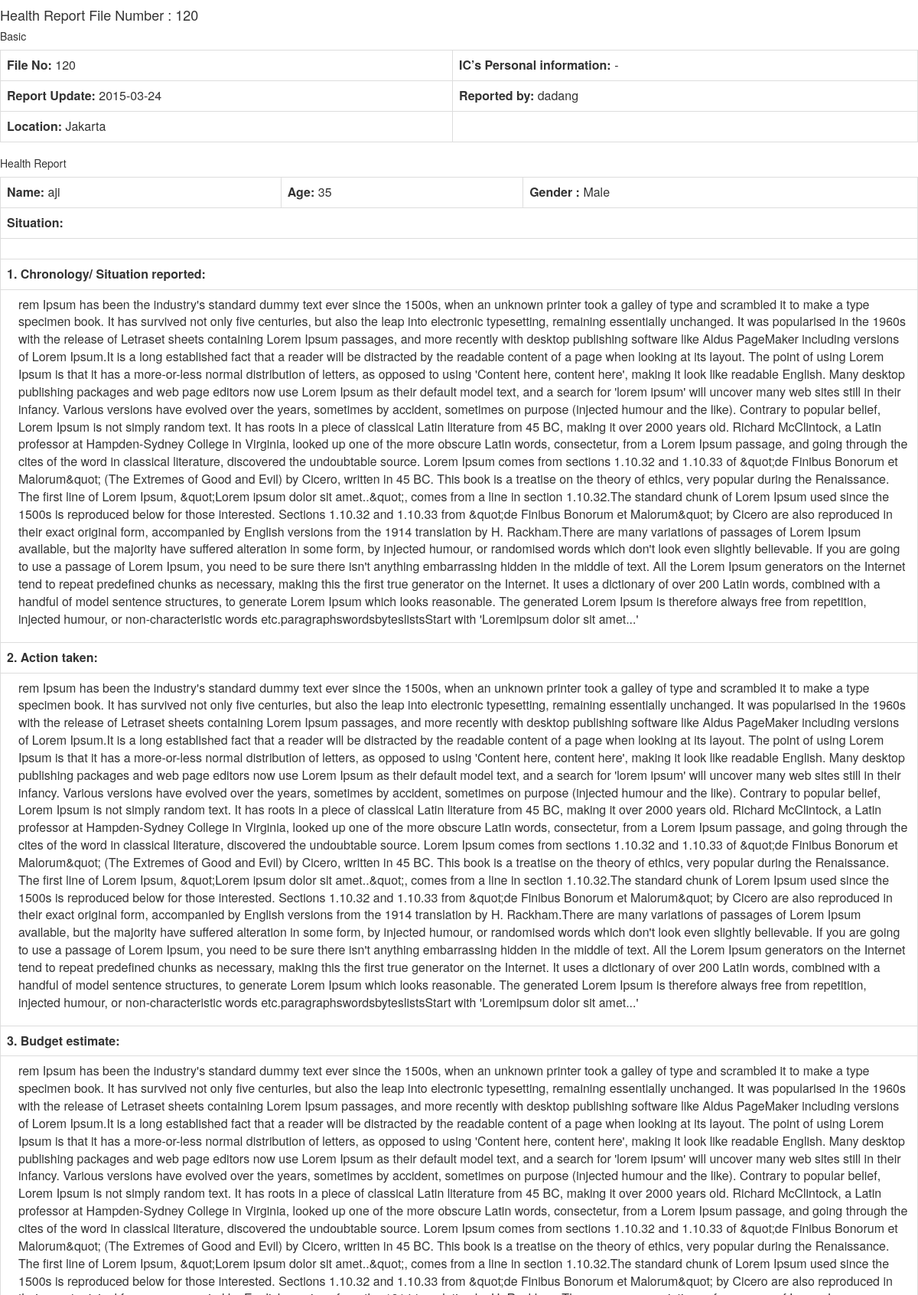
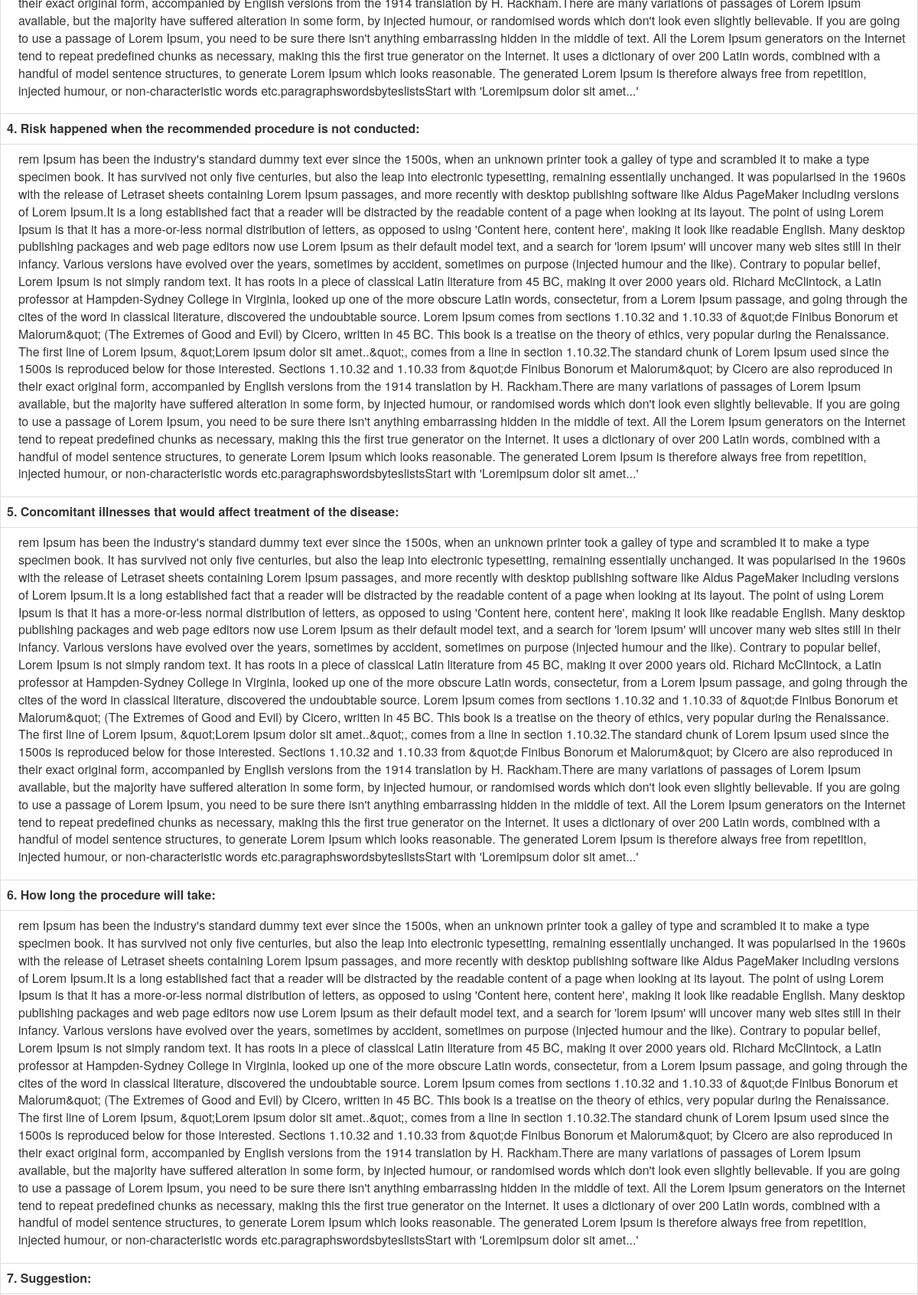
The app's page /form/view/view-hr-all.php?file_no=120&a=all (signed in, upper part) with its own data (2 pictures, top to bottom).
### tables this page shows
CREATE TABLE `hr` (
  `hr_id` int(11) NOT NULL AUTO_INCREMENT,
  `file_no` varchar(50) NOT NULL,
  `id_data` enum('0','1') NOT NULL COMMENT '0:new, 1:reass',
  `report_date` date DEFAULT NULL,
  `location` varchar(100) NOT NULL,
  `ics` varchar(100) NOT NULL,
  `reported` varchar(100) NOT NULL,
  `created` datetime DEFAULT NULL,
  `last_change` datetime DEFAULT NULL,
  `status` enum('1','0') NOT NULL COMMENT '1:active, 0:deleted',
  `comment` text,
  PRIMARY KEY (`hr_id`)
);

CREATE TABLE `hr_data` (
  `hr_data_id` int(11) NOT NULL AUTO_INCREMENT,
  `hr_id` int(11) NOT NULL,
  `person_id` varchar(100) DEFAULT NULL,
  `id_data` enum('0','1') NOT NULL COMMENT '0:new,1:reass',
  `situation` varchar(255) NOT NULL,
  `hr1` text,
  `hr2` text,
  `hr3` text,
  `hr4` text,
  `hr5` text,
  `hr6` text,
  `hr7` text,
  `created` datetime DEFAULT NULL,
  `last_change` datetime DEFAULT NULL,
  PRIMARY KEY (`hr_data_id`)
);

CREATE TABLE `person` (
  `file_no` varchar(50) NOT NULL,
  `name` varchar(50) NOT NULL,
  `coo` varchar(30) NOT NULL,
  `dob` date NOT NULL,
  `age` int(11) DEFAULT NULL,
  `sex` varchar(1) NOT NULL,
  `marital` varchar(5) NOT NULL,
  `address` text NOT NULL,
  `phone` text NOT NULL,
  `photo` text NOT NULL,
  `status` enum('Refugee','Asylum Seeker') NOT NULL,
  `arrival` text NOT NULL,
  `education` text NOT NULL,
  `skill` text NOT NULL,
  `mot` varchar(50) NOT NULL,
  `known_language` varchar(50) NOT NULL,
  `previous_occupation` text NOT NULL,
  `volunteer` varchar(50) NOT NULL,
  `date_recognition` date NOT NULL,
  `active` varchar(2) NOT NULL,
  `created` datetime DEFAULT NULL,
  `last_change` datetime DEFAULT NULL,
  `comment` text,
  PRIMARY KEY (`file_no`)
);

### inc/conf.php (called while the page is built, shortened)
<?php
$URL 	= "http://winardiaris.local/cws/";
?>

### form/function.php (called while the page is built, shortened)
<?php
function Balikin($str){
	$search = array ("'xpsijix'",
						"'xpersenx'",
						"'xtkeongx'",
						"'xgwahx'",
						"'x1smdgan1x'",
						"'xgmringx'",
						"'xpentungx'",
						"'xkkirix'",
						"'xkkananx'",
						"'xkkurix'",
						"'xkkurnanx'",
						"'xkommax'",
						"'xstrix'",
						"'xstripbwhx'");
	$replace = array ("'",
						"%",
						"@",
						"_",
						"1=1",
						"/",
						"!",
						"<",
						">",
						"(",
						")",
						";",
						"-",
						"_");
	$str = preg_replace($search,$replace,$str);
	return $str;
 }
?>

### form/view/view-hr-all.php (the view, shortened to what this page needs)
<?php
include("../../inc/conf.php");
include("../function.php") ;
if(empty($_GET['p'])){
	echo '
<html><head>
	<link href="'.$URL.'css/bootstrap.css" rel="stylesheet">
	<link href="'.$URL.'css/custom.css" rel="stylesheet">
	<link href="'.$URL.'font-awesome/css/font-awesome.min.css" rel="stylesheet" type="text/css">
</head>
<body class="view">';
}
if(isset($_GET['file_no'])){
	$file_no = $_GET['file_no'];
	$qry = mysql_query("SELECT * FROM `hr` WHERE `file_no`='$file_no' AND `status`='1'") or die(mysql_error());
	$count=mysql_num_rows($qry);
	$edit = 1;
	if($count>0){
		while($data = mysql_fetch_array($qry)){
			$hr_id = $data['hr_id'];
?>
			<h4>Health Report File Number : <?php echo $_GET['file_no']?></h4>
			<h5>Basic</h5>
			<table class="table table-bordered" >
				<tr>
					<td>
						<b>File No: </b>
						<?php if($edit==1){echo $data['file_no'];} ?>
					</td>
					<td>
						<b>IC’s Personal information:</b>
						<?php if($edit==1){echo Balikin($data['ics']);} ?>
					</td>
				</tr>
				<tr>
					<td>
						<b>Report Update: </b>
						<?php if($edit==1){echo $data['report_date'];} ?>
					</td>
					<td>
						<b>Reported by: </b>
						<?php if($edit==1){echo Balikin($data['reported']);} ?>
					</td>
				</tr>
				<tr>
					<td>
						<b>Location: </b>
						<?php if($edit==1){echo Balikin($data['location']);} ?>
					</td>
					<td></td>
				</tr>
			</table>
<?php
			$q=mysql_query("SELECT * FROM `hr_data` WHERE `hr_id`='$hr_id'")or die(mysql_error());
			while($d=mysql_fetch_array($q)){
			$id = explode(".",$d['person_id']);
				if(count($id)==2){
					$x = mysql_query("SELECT * FROM `reported_family` WHERE `id`='".$id[1]."' ;")or die(mysql_error());
					$y = mysql_fetch_array($x);
					$z = explode(";",$y['value']);
					$name = $z[0];
					$age = $z[1];
					if($z[2]=="M"){$sex = "Male";}else{$sex="Female";}
				}elseif(count($id)==1){
					$x = mysql_query("SELECT * FROM `person` WHERE `file_no`='".$id[0]."' ;")or die(mysql_error());
					$y = mysql_fetch_array($x);
					$name = $y['name'];
					$age = $y['age'];
					if($y['sex']=="M"){$sex = "Male";}else{$sex="Female";}
				}
?>
			<h5>Health Report</h5>
			<table class="table table-bordered" >
				<tr>
					<?php
						echo "
						<td><b>Name: </b> ".$name."</td>
						<td><b>Age: </b> ".$age."</td>
						<td><b>Gender :</b> ".$sex."</td>";
					?>
				</tr>
				<tr>
					<td colspan="3"><b>Situation:</b></td>
				</tr>
				<tr>
					<td colspan="3"><p style="margin-left:15px;"><?php if($edit==1){echo Balikin($d['situation']);} ?></p></td>
				</tr>
				<tr>
					<td colspan="3"><b>1. Chronology/ Situation reported:</b></td>
				</tr>
				<tr>
					<td colspan="3"><p style="margin-left:15px;"><?php if($edit==1){echo Balikin($d['hr1']);} ?></p></td>
				</tr>
				<tr>
					<td colspan="3"><b>2. Action taken:</b></td>
				</tr>
				<tr>
					<td colspan="3"><p style="margin-left:15px;"><?php if($edit==1){echo Balikin($d['hr2']);} ?></p></td>
				</tr>
				<tr>
					<td colspan="3"><b>3. Budget estimate:</b></td>
				</tr>
				<tr>
					<td colspan="3"><p style="margin-left:15px;"><?php if($edit==1){echo Balikin($d['hr3']);} ?></p></td>
				</tr>
				<tr>
					<td colspan="3"><b>4. Risk happened when the recommended procedure is not conducted: </b></td>
				</tr>
				<tr>
					<td colspan="3"><p style="margin-left:15px;"><?php if($edit==1){echo Balikin($d['hr4']);} ?></p></td>
				</tr>
				<tr>
					<td colspan="3"><b>5. Concomitant illnesses that would affect treatment of the disease:</b></td>
				</tr>
				<tr>
					<td colspan="3"><p style="margin-left:15px;"><?php if($edit==1){echo Balikin($d['hr5']);} ?></p></td>
				</tr>
				<tr>
					<td colspan="3"><b>6. How long the procedure will take: </b></td>
				</tr>
				<tr>
					<td colspan="3"><p style="margin-left:15px;"><?php if($edit==1){echo Balikin($d['hr6']);} ?></p></td>
				</tr>
				<tr>
					<td colspan="3"><b>7. Suggestion: </b></td>
				</tr>
			</table>
<?php
			}
		}
	}
	else{
		echo "No data HR for File Number: ".$_GET['file_no'];
	}
}
if(empty($_GET['p'])){
	echo'</body>
</html>';
}
?>

### records on screen
hr: file_no "120", ics "-", report_date "2015-03-24", reported "dadang", location "Jakarta"
hr_data: person.name "aji", person.age "35", person.sex "Male", hr1 "rem Ipsum has been the industry's standard dummy text ever since the 1500s, when an unknown printer took a galley of type and scrambled it to make a type specimen book. It has survived not only five centuries, but also the leap into electronic typesetting, remaining essentially unchanged. It was popularised in the 1960s with the release of Letraset sheets containing Lorem Ipsum passages, and more recently with desktop publishing software like Aldus PageMaker including versions of Lorem Ipsum.It is a long established fact that a reader will be distracted by the readable content of a page when looking at its layout. The point of using Lorem Ipsum is that it has a more-or-less normal…", hr2 "rem Ipsum has been the industry's standard dummy text ever since the 1500s, when an unknown printer took a galley of type and scrambled it to make a type specimen book. It has survived not only five centuries, but also the leap into electronic typesetting, remaining essentially unchanged. It was popularised in the 1960s with the release of Letraset sheets containing Lorem Ipsum passages, and more recently with desktop publishing software like Aldus PageMaker including versions of Lorem Ipsum.It is a long established fact that a reader will be distracted by the readable content of a page when looking at its layout. The point of using Lorem Ipsum is that it has a more-or-less normal…", hr3 "rem Ipsum has been the industry's standard dummy text ever since the 1500s, when an unknown printer took a galley of type and scrambled it to make a type specimen book. It has survived not only five centuries, but also the leap into electronic typesetting, remaining essentially unchanged. It was popularised in the 1960s with the release of Letraset sheets containing Lorem Ipsum passages, and more recently with desktop publishing software like Aldus PageMaker including versions of Lorem Ipsum.It is a long established fact that a reader will be distracted by the readable content of a page when looking at its layout. The point of using Lorem Ipsum is that it has a more-or-less normal…", hr4 "rem Ipsum has been the industry's standard dummy text ever since the 1500s, when an unknown printer took a galley of type and scrambled it to make a type specimen book. It has survived not only five centuries, but also the leap into electronic typesetting, remaining essentially unchanged. It was popularised in the 1960s with the release of Letraset sheets containing Lorem Ipsum passages, and more recently with desktop publishing software like Aldus PageMaker including versions of Lorem Ipsum.It is a long established fact that a reader will be distracted by the readable content of a page when looking at its layout. The point of using Lorem Ipsum is that it has a more-or-less normal…", hr5 "rem Ipsum has been the industry's standard dummy text ever since the 1500s, when an unknown printer took a galley of type and scrambled it to make a type specimen book. It has survived not only five centuries, but also the leap into electronic typesetting, remaining essentially unchanged. It was popularised in the 1960s with the release of Letraset sheets containing Lorem Ipsum passages, and more recently with desktop publishing software like Aldus PageMaker including versions of Lorem Ipsum.It is a long established fact that a reader will be distracted by the readable content of a page when looking at its layout. The point of using Lorem Ipsum is that it has a more-or-less normal…", hr6 "rem Ipsum has been the industry's standard dummy text ever since the 1500s, when an unknown printer took a galley of type and scrambled it to make a type specimen book. It has survived not only five centuries, but also the leap into electronic typesetting, remaining essentially unchanged. It was popularised in the 1960s with the release of Letraset sheets containing Lorem Ipsum passages, and more recently with desktop publishing software like Aldus PageMaker including versions of Lorem Ipsum.It is a long established fact that a reader will be distracted by the readable content of a page when looking at its layout. The point of using Lorem Ipsum is that it has a more-or-less normal…"
